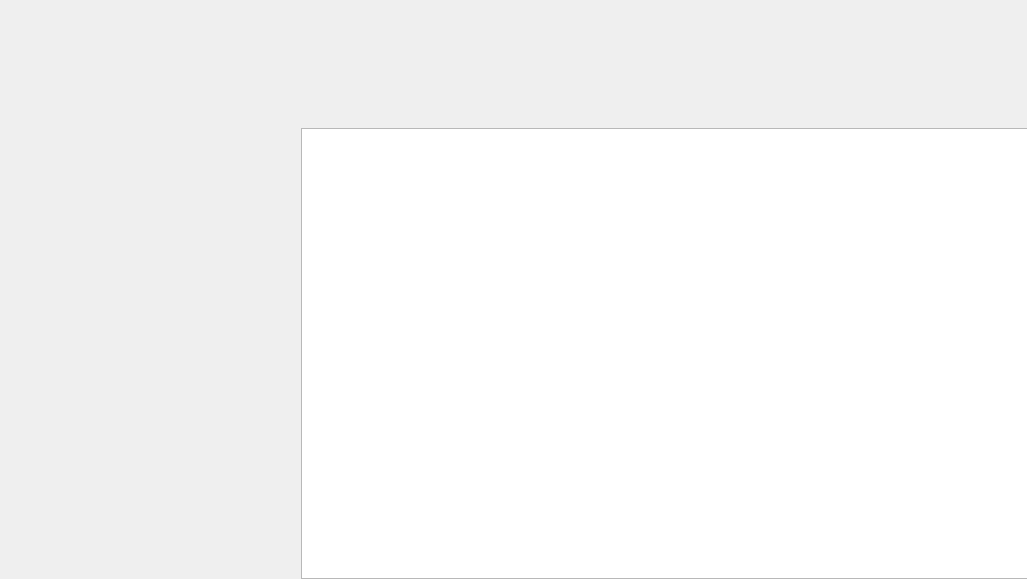
<?xml version="1.0" encoding="UTF-8"?>
<ui version="4.0">
 <class>Form</class>
 <widget class="QWidget" name="Form">
  <property name="geometry">
   <rect>
    <x>0</x>
    <y>0</y>
    <width>1027</width>
    <height>579</height>
   </rect>
  </property>
  <property name="windowTitle">
   <string>Form</string>
  </property>
  <widget class="QLabel" name="mainImage">
   <property name="geometry">
    <rect>
     <x>0</x>
     <y>0</y>
     <width>1027</width>
     <height>579</height>
    </rect>
   </property>
   <property name="text">
    <string/>
   </property>
   <property name="pixmap">
    <pixmap>mainimage.png</pixmap>
   </property>
  </widget>
  <widget class="QTextEdit" name="speachTextEdit">
   <property name="geometry">
    <rect>
     <x>301</x>
     <y>128</y>
     <width>731</width>
     <height>451</height>
    </rect>
   </property>
   <property name="font">
    <font>
     <family>Agency FB</family>
     <pointsize>14</pointsize>
    </font>
   </property>
  </widget>
 </widget>
 <resources/>
 <connections/>
</ui>
